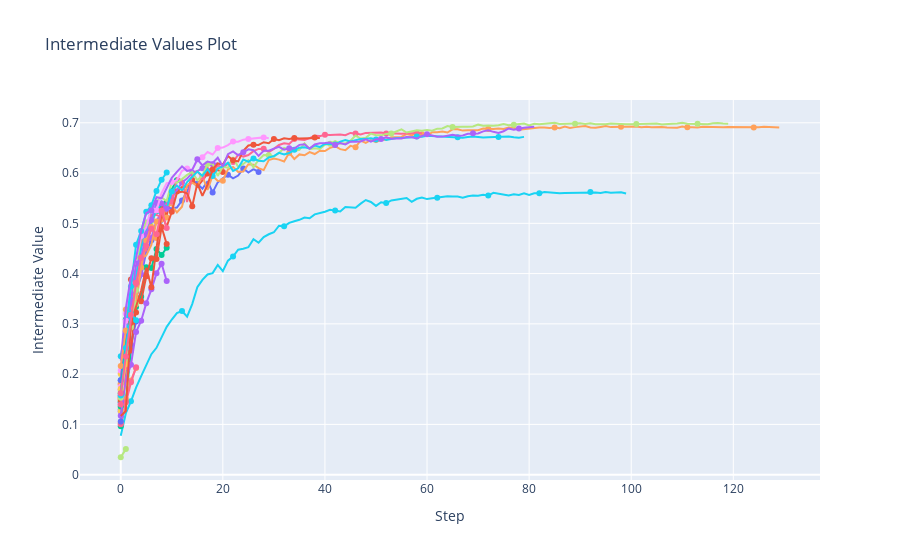

Notebook cell for this chart:
### Code cell
opt_viz.plot_intermediate_values(study)

### Figure 1 — Plotly figure (JSON) as saved in the notebook; plotly's stock layout.template omitted (floating-point values rounded to 4 significant figures; data arrays with more than 128 entries replaced by an {"elided": "..."} marker saying what was removed)
{"data": [{"marker": {"maxdisplayed": 10}, "mode": "lines+markers", "name": "Trial0", "type": "scatter", "x": [0, 1, 2, 3, 4, 5, 6, 7, 8, 9, 10, 11, 12, 13, 14, 15, 16, 17, 18, 19, 20, 21, 22, 23, 24, 25, 26, 27], "y": [0.1548, 0.223, 0.3349, 0.3641, 0.3948, 0.4442, 0.4661, 0.4725, 0.5033, 0.531, 0.53, 0.5314, 0.5456, 0.5637, 0.5854, 0.5785, 0.5688, 0.5837, 0.5615, 0.5814, 0.5897, 0.5966, 0.5894, 0.595, 0.609, 0.6009, 0.6079, 0.6023]}, {"marker": {"maxdisplayed": 10}, "mode": "lines+markers", "name": "Trial1", "type": "scatter", "x": [0, 1, 2, 3, 4, 5, 6, 7, 8, 9, 10, 11, 12, 13, 14, 15, 16, 17, 18, 19, 20], "y": [0.149, 0.305, 0.3881, 0.4062, 0.4581, 0.5012, 0.4993, 0.5263, 0.5338, 0.5149, 0.5677, 0.5632, 0.5723, 0.5726, 0.5862, 0.5732, 0.5855, 0.5989, 0.6033, 0.6061, 0.6022]}, {"marker": {"maxdisplayed": 10}, "mode": "lines+markers", "name": "Trial2", "type": "scatter", "x": [0, 1, 2, 3, 4, 5, 6, 7, 8, 9, 10, 11], "y": [0.1919, 0.3086, 0.3927, 0.4019, 0.4635, 0.4894, 0.5273, 0.5242, 0.5362, 0.5415, 0.568, 0.5858]}, {"marker": {"maxdisplayed": 10}, "mode": "lines+markers", "name": "Trial3", "type": "scatter", "x": [0, 1, 2, 3, 4, 5, 6, 7, 8, 9, 10, 11, 12, 13, 14, 15, 16, 17, 18, 19], "y": [0.1258, 0.2165, 0.3223, 0.3734, 0.3987, 0.4606, 0.471, 0.5049, 0.5216, 0.5421, 0.5502, 0.5656, 0.5811, 0.589, 0.6006, 0.604, 0.6098, 0.6159, 0.6175, 0.6197]}, {"marker": {"maxdisplayed": 10}, "mode": "lines+markers", "name": "Trial4", "type": "scatter", "x": {"elided": "130 int values"}, "y": {"elided": "130 float values"}}, {"marker": {"maxdisplayed": 10}, "mode": "lines+markers", "name": "Trial5", "type": "scatter", "x": [0, 1, 2, 3, 4, 5, 6, 7, 8, 9, 10, 11, 12, 13, 14, 15, 16, 17, 18, 19, 20, 21, 22, 23, 24, 25, 26, 27, 28, 29, 30, 31, 32, 33, 34, 35, 36, 37, 38, 39, 40, 41, 42, 43, 44, 45, 46, 47, 48, 49, 50, 51, 52, 53, 54, 55, 56, 57, 58, 59, 60, 61, 62, 63, 64, 65, 66, 67, 68, 69, 70, 71, 72, 73, 74, 75, 76, 77, 78, 79, 80, 81, 82, 83, 84, 85, 86, 87, 88, 89, 90, 91, 92, 93, 94, 95, 96, 97, 98, 99], "y": [0.0775, 0.1223, 0.146, 0.1733, 0.1959, 0.2186, 0.2397, 0.2523, 0.2733, 0.2941, 0.3086, 0.3214, 0.3255, 0.3144, 0.3393, 0.3727, 0.3876, 0.3982, 0.401, 0.4172, 0.4047, 0.4258, 0.434, 0.4475, 0.4494, 0.4524, 0.4685, 0.4614, 0.4725, 0.4782, 0.4822, 0.4952, 0.494, 0.501, 0.5042, 0.507, 0.5115, 0.5101, 0.5178, 0.5198, 0.5232, 0.5268, 0.5255, 0.5234, 0.5324, 0.5313, 0.531, 0.5391, 0.5463, 0.5425, 0.5347, 0.542, 0.5402, 0.5455, 0.5471, 0.548, 0.5503, 0.5426, 0.5488, 0.5515, 0.5482, 0.5497, 0.5509, 0.5527, 0.5539, 0.5536, 0.5533, 0.551, 0.554, 0.5553, 0.5547, 0.5567, 0.5552, 0.5606, 0.5585, 0.5562, 0.5555, 0.5577, 0.5564, 0.5597, 0.5564, 0.5597, 0.5598, 0.5622, 0.5613, 0.561, 0.5597, 0.5602, 0.5606, 0.5604, 0.5607, 0.5607, 0.5621, 0.5615, 0.5605, 0.5621, 0.5609, 0.5608, 0.5617, 0.5594]}, {"marker": {"maxdisplayed": 10}, "mode": "lines+markers", "name": "Trial6", "type": "scatter", "x": [0, 1, 2, 3, 4, 5, 6, 7, 8, 9, 10, 11, 12, 13, 14, 15, 16, 17, 18, 19, 20, 21, 22, 23, 24, 25, 26, 27, 28, 29, 30, 31, 32, 33, 34, 35, 36, 37, 38, 39, 40, 41, 42, 43, 44, 45, 46, 47, 48, 49, 50, 51, 52, 53, 54, 55, 56, 57, 58, 59], "y": [0.1594, 0.3089, 0.3352, 0.3578, 0.4668, 0.4444, 0.5165, 0.5171, 0.511, 0.5378, 0.5427, 0.5895, 0.5858, 0.5423, 0.5978, 0.603, 0.5922, 0.6106, 0.601, 0.6153, 0.6097, 0.619, 0.6218, 0.6366, 0.6328, 0.6358, 0.6436, 0.6481, 0.6483, 0.6418, 0.6481, 0.6559, 0.6591, 0.6578, 0.6679, 0.6672, 0.6656, 0.6696, 0.6743, 0.6735, 0.6764, 0.6756, 0.6759, 0.6766, 0.6752, 0.6798, 0.6789, 0.6766, 0.6799, 0.6798, 0.6803, 0.6805, 0.6788, 0.6794, 0.6789, 0.6784, 0.6793, 0.6794, 0.6796, 0.6793]}, {"marker": {"maxdisplayed": 10}, "mode": "lines+markers", "name": "Trial7", "type": "scatter", "x": [0, 1, 2, 3, 4, 5, 6, 7, 8, 9, 10, 11, 12, 13, 14, 15, 16, 17, 18, 19, 20, 21, 22, 23, 24, 25, 26, 27, 28, 29, 30, 31, 32, 33, 34, 35, 36, 37, 38, 39, 40, 41, 42, 43, 44, 45, 46, 47, 48, 49, 50, 51, 52, 53, 54, 55, 56, 57, 58, 59, 60, 61, 62, 63, 64, 65, 66, 67, 68, 69, 70, 71, 72, 73, 74, 75, 76, 77, 78, 79, 80, 81, 82, 83, 84, 85, 86, 87, 88, 89, 90, 91, 92, 93, 94, 95, 96, 97, 98, 99, 100, 101, 102, 103, 104, 105, 106, 107, 108, 109, 110, 111, 112, 113, 114, 115, 116, 117, 118, 119], "y": [0.1912, 0.2935, 0.3572, 0.4005, 0.4751, 0.5013, 0.4871, 0.5438, 0.5514, 0.5443, 0.5826, 0.5808, 0.588, 0.5963, 0.6019, 0.5858, 0.5951, 0.6178, 0.6189, 0.5943, 0.6128, 0.6102, 0.6316, 0.6121, 0.6181, 0.6259, 0.6117, 0.626, 0.6358, 0.6356, 0.6328, 0.6402, 0.65, 0.6476, 0.6441, 0.6463, 0.6592, 0.6477, 0.6492, 0.6481, 0.6562, 0.6583, 0.6634, 0.659, 0.6588, 0.6645, 0.6747, 0.6687, 0.6703, 0.6787, 0.6752, 0.675, 0.6779, 0.6787, 0.6823, 0.687, 0.6807, 0.6829, 0.6851, 0.6843, 0.6858, 0.6844, 0.6883, 0.6887, 0.6934, 0.6915, 0.6925, 0.6922, 0.6921, 0.6926, 0.6963, 0.6942, 0.6948, 0.694, 0.6952, 0.6975, 0.6953, 0.6962, 0.6968, 0.6986, 0.6948, 0.6981, 0.6972, 0.6978, 0.6984, 0.6999, 0.6977, 0.698, 0.6974, 0.6979, 0.699, 0.6978, 0.6992, 0.6972, 0.6967, 0.6971, 0.6988, 0.6979, 0.6983, 0.6973, 0.6973, 0.6976, 0.6984, 0.6976, 0.6981, 0.6984, 0.6966, 0.6979, 0.698, 0.6988, 0.7001, 0.6981, 0.6981, 0.6982, 0.6978, 0.697, 0.699, 0.6998, 0.6988, 0.6982]}, {"marker": {"maxdisplayed": 10}, "mode": "lines+markers", "name": "Trial8", "type": "scatter", "x": [0, 1, 2, 3], "y": [0.2018, 0.3009, 0.3499, 0.4213]}, {"marker": {"maxdisplayed": 10}, "mode": "lines+markers", "name": "Trial9", "type": "scatter", "x": [0, 1], "y": [0.2003, 0.2885]}, {"marker": {"maxdisplayed": 10}, "mode": "lines+markers", "name": "Trial10", "type": "scatter", "x": [0, 1], "y": [0.1295, 0.1948]}, {"marker": {"maxdisplayed": 10}, "mode": "lines+markers", "name": "Trial11", "type": "scatter", "x": [0, 1], "y": [0.169, 0.285]}, {"marker": {"maxdisplayed": 10}, "mode": "lines+markers", "name": "Trial12", "type": "scatter", "x": [0, 1, 2, 3, 4, 5, 6, 7, 8, 9], "y": [0.0965, 0.1467, 0.248, 0.3337, 0.354, 0.4128, 0.4111, 0.4489, 0.4368, 0.4513]}, {"marker": {"maxdisplayed": 10}, "mode": "lines+markers", "name": "Trial13", "type": "scatter", "x": [0, 1], "y": [0.158, 0.2603]}, {"marker": {"maxdisplayed": 10}, "mode": "lines+markers", "name": "Trial14", "type": "scatter", "x": [0, 1, 2, 3], "y": [0.1027, 0.1505, 0.1873, 0.2124]}, {"marker": {"maxdisplayed": 10}, "mode": "lines+markers", "name": "Trial15", "type": "scatter", "x": [0, 1, 2, 3, 4, 5, 6, 7, 8, 9, 10, 11, 12, 13, 14, 15, 16, 17, 18, 19, 20, 21, 22, 23, 24, 25, 26, 27, 28, 29, 30, 31, 32, 33, 34, 35, 36, 37, 38, 39, 40, 41, 42, 43, 44, 45, 46, 47, 48, 49, 50, 51, 52, 53, 54, 55, 56, 57, 58, 59, 60, 61, 62, 63, 64, 65, 66, 67, 68, 69, 70, 71, 72, 73, 74, 75, 76, 77, 78, 79], "y": [0.1897, 0.2712, 0.3478, 0.3958, 0.4493, 0.4872, 0.5019, 0.5252, 0.5429, 0.5305, 0.5634, 0.5755, 0.5649, 0.582, 0.5918, 0.6031, 0.5946, 0.6076, 0.594, 0.6089, 0.6132, 0.6207, 0.6044, 0.6095, 0.6271, 0.6225, 0.629, 0.6245, 0.6235, 0.631, 0.6337, 0.6401, 0.6368, 0.6399, 0.6463, 0.6506, 0.6512, 0.6489, 0.6546, 0.6517, 0.6585, 0.6573, 0.6568, 0.6627, 0.6659, 0.6627, 0.6647, 0.6679, 0.6682, 0.6691, 0.6666, 0.6702, 0.6657, 0.6681, 0.6696, 0.6696, 0.6701, 0.6711, 0.6728, 0.6721, 0.6742, 0.6736, 0.6725, 0.6723, 0.6728, 0.6717, 0.6711, 0.6704, 0.6716, 0.6727, 0.6718, 0.6707, 0.6711, 0.6717, 0.6719, 0.6729, 0.6728, 0.6713, 0.6705, 0.672]}, {"marker": {"maxdisplayed": 10}, "mode": "lines+markers", "name": "Trial16", "type": "scatter", "x": [0, 1, 2, 3], "y": [0.1005, 0.1439, 0.1837, 0.2139]}, {"marker": {"maxdisplayed": 10}, "mode": "lines+markers", "name": "Trial17", "type": "scatter", "x": [0, 1], "y": [0.1334, 0.1822]}, {"marker": {"maxdisplayed": 10}, "mode": "lines+markers", "name": "Trial18", "type": "scatter", "x": [0, 1], "y": [0.2074, 0.2902]}, {"marker": {"maxdisplayed": 10}, "mode": "lines+markers", "name": "Trial19", "type": "scatter", "x": [0, 1], "y": [0.1461, 0.2071]}, {"marker": {"maxdisplayed": 10}, "mode": "lines+markers", "name": "Trial20", "type": "scatter", "x": [0, 1, 2, 3], "y": [0.1428, 0.2064, 0.258, 0.3048]}, {"marker": {"maxdisplayed": 10}, "mode": "lines+markers", "name": "Trial21", "type": "scatter", "x": [0, 1, 2, 3, 4, 5, 6, 7, 8, 9], "y": [0.1509, 0.2306, 0.2469, 0.3384, 0.3452, 0.3946, 0.4307, 0.4289, 0.4927, 0.4587]}, {"marker": {"maxdisplayed": 10}, "mode": "lines+markers", "name": "Trial22", "type": "scatter", "x": [0, 1], "y": [0.1443, 0.2561]}, {"marker": {"maxdisplayed": 10}, "mode": "lines+markers", "name": "Trial23", "type": "scatter", "x": [0, 1, 2, 3, 4, 5, 6, 7, 8, 9], "y": [0.1389, 0.2794, 0.344, 0.4194, 0.4324, 0.4787, 0.5068, 0.541, 0.5396, 0.5292]}, {"marker": {"maxdisplayed": 10}, "mode": "lines+markers", "name": "Trial24", "type": "scatter", "x": [0, 1, 2, 3, 4, 5, 6, 7, 8, 9], "y": [0.1539, 0.1901, 0.2948, 0.3407, 0.4121, 0.4654, 0.4926, 0.4708, 0.5083, 0.5116]}, {"marker": {"maxdisplayed": 10}, "mode": "lines+markers", "name": "Trial25", "type": "scatter", "x": [0, 1], "y": [0.1878, 0.2744]}, {"marker": {"maxdisplayed": 10}, "mode": "lines+markers", "name": "Trial26", "type": "scatter", "x": [0, 1], "y": [0.1795, 0.2385]}, {"marker": {"maxdisplayed": 10}, "mode": "lines+markers", "name": "Trial27", "type": "scatter", "x": [0, 1, 2, 3], "y": [0.1643, 0.2444, 0.2925, 0.3396]}, {"marker": {"maxdisplayed": 10}, "mode": "lines+markers", "name": "Trial28", "type": "scatter", "x": [0, 1, 2, 3, 4, 5, 6, 7, 8, 9, 10, 11, 12, 13, 14, 15, 16, 17, 18, 19, 20, 21, 22, 23, 24, 25, 26, 27, 28, 29], "y": [0.2131, 0.32, 0.391, 0.4318, 0.4748, 0.4926, 0.533, 0.5253, 0.5603, 0.5801, 0.582, 0.5857, 0.6046, 0.6092, 0.6068, 0.6253, 0.6316, 0.6419, 0.6369, 0.6497, 0.6507, 0.6556, 0.6628, 0.6623, 0.6664, 0.668, 0.669, 0.6714, 0.671, 0.6694]}, {"marker": {"maxdisplayed": 10}, "mode": "lines+markers", "name": "Trial29", "type": "scatter", "x": [0, 1], "y": [0.126, 0.1876]}, {"marker": {"maxdisplayed": 10}, "mode": "lines+markers", "name": "Trial30", "type": "scatter", "x": [0, 1], "y": [0.1059, 0.2125]}, {"marker": {"maxdisplayed": 10}, "mode": "lines+markers", "name": "Trial31", "type": "scatter", "x": [0, 1, 2, 3], "y": [0.1485, 0.225, 0.2974, 0.3226]}, {"marker": {"maxdisplayed": 10}, "mode": "lines+markers", "name": "Trial32", "type": "scatter", "x": [0, 1], "y": [0.1356, 0.2486]}, {"marker": {"maxdisplayed": 10}, "mode": "lines+markers", "name": "Trial33", "type": "scatter", "x": [0, 1, 2, 3, 4, 5, 6, 7, 8, 9], "y": [0.1172, 0.1891, 0.2184, 0.2838, 0.3062, 0.3412, 0.3687, 0.4005, 0.4197, 0.3853]}, {"marker": {"maxdisplayed": 10}, "mode": "lines+markers", "name": "Trial34", "type": "scatter", "x": [0, 1], "y": [0.1815, 0.3285]}, {"marker": {"maxdisplayed": 10}, "mode": "lines+markers", "name": "Trial35", "type": "scatter", "x": [0, 1, 2, 3, 4, 5, 6, 7, 8, 9], "y": [0.2357, 0.2921, 0.3741, 0.4576, 0.4845, 0.5228, 0.5359, 0.5644, 0.5869, 0.6011]}, {"marker": {"maxdisplayed": 10}, "mode": "lines+markers", "name": "Trial36", "type": "scatter", "x": [0, 1, 2, 3], "y": [0.1394, 0.2134, 0.2945, 0.3818]}, {"marker": {"maxdisplayed": 10}, "mode": "lines+markers", "name": "Trial37", "type": "scatter", "x": [0, 1, 2, 3], "y": [0.1531, 0.2251, 0.2953, 0.3674]}, {"marker": {"maxdisplayed": 10}, "mode": "lines+markers", "name": "Trial38", "type": "scatter", "x": [0, 1], "y": [0.1747, 0.3064]}, {"marker": {"maxdisplayed": 10}, "mode": "lines+markers", "name": "Trial39", "type": "scatter", "x": [0, 1], "y": [0.1707, 0.22]}, {"marker": {"maxdisplayed": 10}, "mode": "lines+markers", "name": "Trial40", "type": "scatter", "x": [0, 1], "y": [0.1878, 0.2758]}, {"marker": {"maxdisplayed": 10}, "mode": "lines+markers", "name": "Trial41", "type": "scatter", "x": [0, 1, 2, 3, 4, 5, 6, 7, 8, 9, 10, 11, 12, 13, 14, 15, 16, 17, 18, 19, 20, 21, 22, 23, 24, 25, 26, 27, 28, 29, 30, 31, 32, 33, 34, 35, 36, 37, 38, 39], "y": [0.1166, 0.1265, 0.3021, 0.3355, 0.3664, 0.4117, 0.3729, 0.4506, 0.5195, 0.4931, 0.5231, 0.5609, 0.563, 0.5596, 0.534, 0.5795, 0.5547, 0.5767, 0.6071, 0.6192, 0.6169, 0.6341, 0.6254, 0.6231, 0.6442, 0.6549, 0.6563, 0.656, 0.6614, 0.6595, 0.6679, 0.6652, 0.6692, 0.6678, 0.6699, 0.669, 0.6692, 0.6701, 0.6707, 0.6696]}, {"marker": {"maxdisplayed": 10}, "mode": "lines+markers", "name": "Trial42", "type": "scatter", "x": [0, 1], "y": [0.1616, 0.2649]}, {"marker": {"maxdisplayed": 10}, "mode": "lines+markers", "name": "Trial43", "type": "scatter", "x": [0, 1, 2, 3, 4, 5, 6, 7, 8, 9, 10, 11, 12, 13, 14, 15, 16, 17, 18, 19, 20, 21, 22, 23, 24, 25, 26, 27, 28, 29, 30, 31, 32, 33, 34, 35, 36, 37, 38, 39, 40, 41, 42, 43, 44, 45, 46, 47, 48, 49, 50, 51, 52, 53, 54, 55, 56, 57, 58, 59, 60, 61, 62, 63, 64, 65, 66, 67, 68, 69, 70, 71, 72, 73, 74, 75, 76, 77, 78, 79, 80, 81], "y": [0.2269, 0.3315, 0.3936, 0.431, 0.4846, 0.5204, 0.5253, 0.552, 0.5497, 0.5714, 0.5907, 0.6023, 0.6134, 0.6041, 0.6064, 0.6275, 0.6152, 0.6227, 0.6202, 0.6305, 0.6131, 0.6376, 0.6432, 0.6355, 0.6414, 0.6473, 0.6455, 0.6342, 0.6442, 0.6444, 0.6486, 0.6521, 0.6466, 0.6492, 0.6489, 0.6561, 0.6573, 0.6486, 0.6569, 0.6595, 0.6599, 0.6607, 0.6558, 0.6597, 0.6571, 0.6624, 0.6622, 0.6628, 0.667, 0.6626, 0.6673, 0.6679, 0.6714, 0.6684, 0.669, 0.6688, 0.6716, 0.6714, 0.6687, 0.6739, 0.6772, 0.6744, 0.6724, 0.6725, 0.6751, 0.6764, 0.6742, 0.6748, 0.6781, 0.679, 0.6788, 0.683, 0.6851, 0.682, 0.6797, 0.6832, 0.6887, 0.6862, 0.6887, 0.6901, 0.691, 0.692]}, {"marker": {"maxdisplayed": 10}, "mode": "lines+markers", "name": "Trial44", "type": "scatter", "x": [0, 1], "y": [0.216, 0.2869]}, {"marker": {"maxdisplayed": 10}, "mode": "lines+markers", "name": "Trial45", "type": "scatter", "x": [0, 1, 2, 3], "y": [0.1574, 0.252, 0.3206, 0.3073]}, {"marker": {"maxdisplayed": 10}, "mode": "lines+markers", "name": "Trial46", "type": "scatter", "x": [0, 1, 2, 3, 4, 5, 6, 7, 8, 9], "y": [0.1621, 0.235, 0.318, 0.381, 0.4313, 0.4556, 0.4892, 0.4784, 0.5257, 0.4909]}, {"marker": {"maxdisplayed": 10}, "mode": "lines+markers", "name": "Trial47", "type": "scatter", "x": [0, 1], "y": [0.0346, 0.0508]}], "layout": {"autosize": true, "showlegend": false, "title": {"text": "Intermediate Values Plot"}, "xaxis": {"autorange": true, "range": [-7.624, 136.6], "title": {"text": "Step"}, "type": "linear"}, "yaxis": {"autorange": true, "range": [-0.02032, 0.755], "title": {"text": "Intermediate Value"}, "type": "linear"}}}
